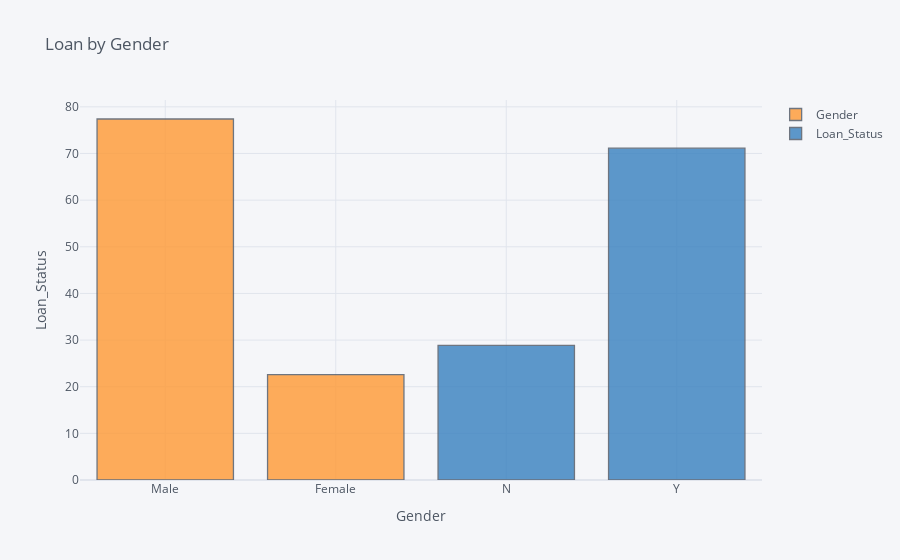

Notebook code cell kept with this figure:
### Code cell
#plot overlaid histogram
dataset1[["Gender","Loan_Status"]].iplot(
    kind="hist",
    histnorm="percent",
    barmode="overlay",
    xTitle="Gender",
    yTitle="Loan_Status",
    title="Loan by Gender")

### Figure 1 — Plotly figure (JSON) as saved in the notebook; plotly's stock layout.template omitted (floating-point values rounded to 4 significant figures; data arrays with more than 128 entries replaced by an {"elided": "..."} marker saying what was removed)
{"data": [{"histfunc": "count", "histnorm": "percent", "marker": {"color": "rgba(255, 153, 51, 1.0)", "line": {"color": "#4D5663", "width": 1.3}}, "name": "Gender", "opacity": 0.8, "orientation": "v", "type": "histogram", "x": {"elided": "381 str values"}}, {"histfunc": "count", "histnorm": "percent", "marker": {"color": "rgba(55, 128, 191, 1.0)", "line": {"color": "#4D5663", "width": 1.3}}, "name": "Loan_Status", "opacity": 0.8, "orientation": "v", "type": "histogram", "x": {"elided": "381 str values"}}], "layout": {"barmode": "overlay", "legend": {"bgcolor": "#F5F6F9", "font": {"color": "#4D5663"}}, "paper_bgcolor": "#F5F6F9", "plot_bgcolor": "#F5F6F9", "title": {"font": {"color": "#4D5663"}, "text": "Loan by Gender"}, "xaxis": {"gridcolor": "#E1E5ED", "showgrid": true, "tickfont": {"color": "#4D5663"}, "title": {"font": {"color": "#4D5663"}, "text": "Gender"}, "zerolinecolor": "#E1E5ED"}, "yaxis": {"gridcolor": "#E1E5ED", "showgrid": true, "tickfont": {"color": "#4D5663"}, "title": {"font": {"color": "#4D5663"}, "text": "Loan_Status"}, "zerolinecolor": "#E1E5ED"}}}
